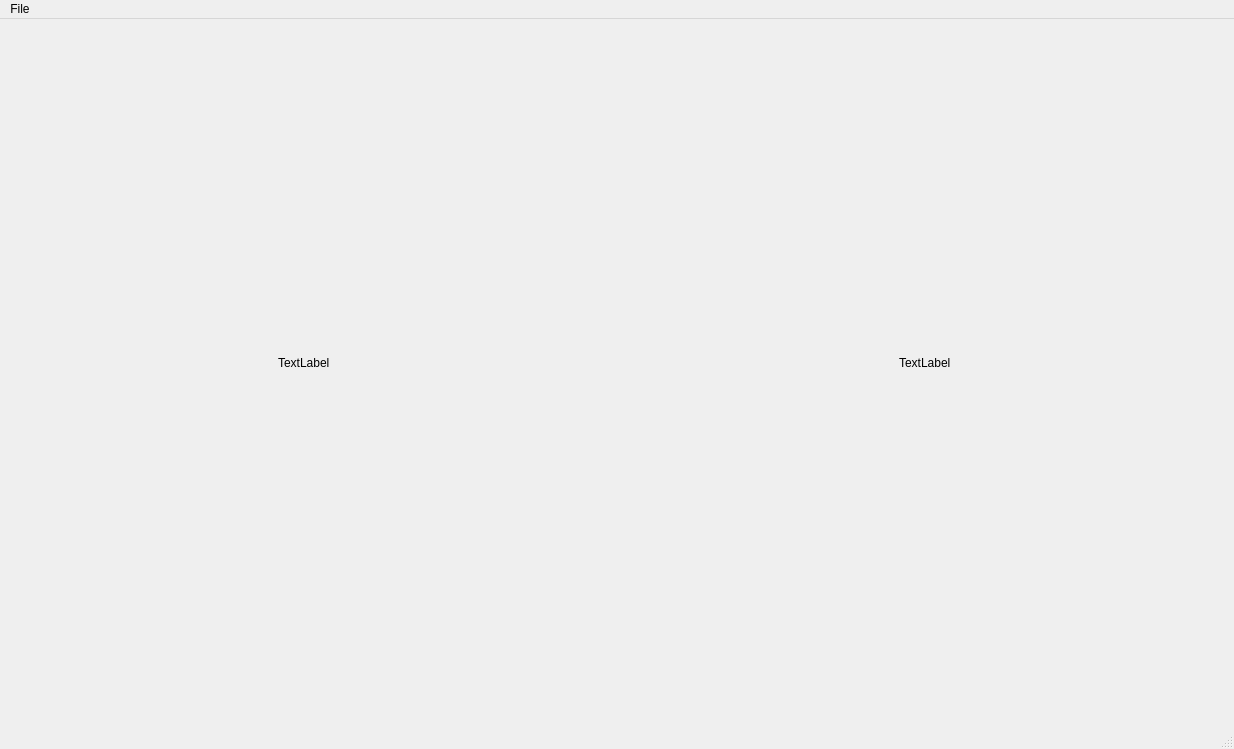
<?xml version="1.0" encoding="UTF-8"?>
<ui version="4.0">
 <class>MainWindow</class>
 <widget class="QMainWindow" name="MainWindow">
  <property name="geometry">
   <rect>
    <x>0</x>
    <y>0</y>
    <width>1234</width>
    <height>749</height>
   </rect>
  </property>
  <property name="baseSize">
   <size>
    <width>0</width>
    <height>0</height>
   </size>
  </property>
  <property name="windowTitle">
   <string>MainWindow</string>
  </property>
  <widget class="QWidget" name="centralwidget">
   <property name="maximumSize">
    <size>
     <width>1454</width>
     <height>698</height>
    </size>
   </property>
   <property name="baseSize">
    <size>
     <width>0</width>
     <height>0</height>
    </size>
   </property>
   <widget class="QWidget" name="horizontalLayoutWidget">
    <property name="geometry">
     <rect>
      <x>9</x>
      <y>9</y>
      <width>1211</width>
      <height>671</height>
     </rect>
    </property>
    <layout class="QHBoxLayout" name="horizontalLayout">
     <property name="spacing">
      <number>30</number>
     </property>
     <item alignment="Qt::AlignHCenter|Qt::AlignVCenter">
      <widget class="QLabel" name="destination_image">
       <property name="text">
        <string>TextLabel</string>
       </property>
      </widget>
     </item>
     <item alignment="Qt::AlignHCenter|Qt::AlignVCenter">
      <widget class="QLabel" name="original_image">
       <property name="text">
        <string>TextLabel</string>
       </property>
      </widget>
     </item>
    </layout>
   </widget>
  </widget>
  <widget class="QMenuBar" name="menubar">
   <property name="geometry">
    <rect>
     <x>0</x>
     <y>0</y>
     <width>1234</width>
     <height>24</height>
    </rect>
   </property>
   <widget class="QMenu" name="menuFile">
    <property name="title">
     <string>File</string>
    </property>
    <addaction name="open_file"/>
   </widget>
   <addaction name="menuFile"/>
  </widget>
  <widget class="QStatusBar" name="statusbar"/>
  <action name="open_file">
   <property name="text">
    <string>Open</string>
   </property>
  </action>
 </widget>
 <resources/>
 <connections/>
</ui>
